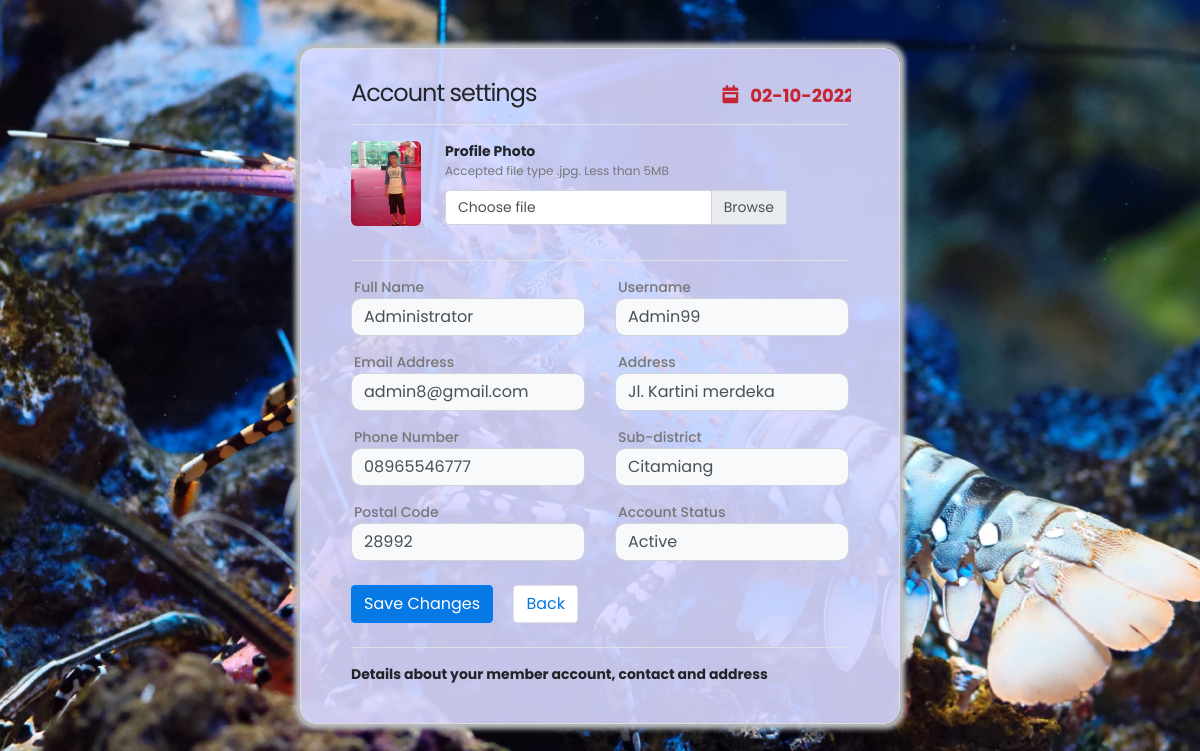
Page /editprofile.php?id=5 (signed in) on the committed database.
### tables this page shows
CREATE TABLE `users` (
  `id` int(11) NOT NULL,
  `username` varchar(50) NOT NULL,
  `email` varchar(50) NOT NULL,
  `password` varchar(50) NOT NULL,
  `full_name` varchar(150) NOT NULL,
  `create_datetime` date NOT NULL,
  `update_on` varchar(16) NOT NULL,
  `address` varchar(254) NOT NULL,
  `subdistrict` varchar(100) NOT NULL,
  `phone` char(13) NOT NULL,
  `level` varchar(30) NOT NULL,
  `post_code` int(8) NOT NULL,
  `img_location` varchar(150) NOT NULL,
  `activation` varchar(20) NOT NULL
);

### editprofile.php (the view, shortened to what this page needs)
<?php
if(isset($_GET['id']))
{
$id = $_GET['id'];
    $server = "localhost";
    $user = "root";
    $pass = "";
    $database = "database";
    $conn = mysqli_connect($server, $user, $pass, $database) or die(mysqli_error());
        $sql = "SELECT * FROM users WHERE id=$id";
        $res = mysqli_query($conn, $sql);
        if($res==true)
            {
                $row = mysqli_fetch_assoc($res);
                $username = $row['username'];
                $email = $row['email'];
                $full_name = $row['full_name'];
                $address = $row['address'];
                $subdistrict = $row['subdistrict'];
                $phone = $row['phone'];
                $post_code = $row['post_code'];
                $profile_img = $row['img_location'];
                $activation = $row['activation'];
            }
    }
    else
    {
        header("view.php");
    }
    $currentDateTime = date('m-d-Y');
?>
<head>
    <link rel="stylesheet" href="https://maxcdn.bootstrapcdn.com/bootstrap/4.5.2/css/bootstrap.min.css">
    <link rel="stylesheet" href="https://use.fontawesome.com/releases/v5.6.3/css/all.css">
    <link rel="stylesheet" href="https://stackpath.bootstrapcdn.com/bootstrap/4.0.0/js/bootstrap.bundle.min.js">
    <link rel="stylesheet" href="https://cdnjs.cloudflare.com/ajax/libs/jquery/3.2.1/jquery.min.js">
</head>
<body>
<form class="wrapper mt-sm-5" method="POST" enctype="multipart/form-data">
    <div class="pb-4 border-bottom">
        <h4>Account settings
            <input type="text" name="update_on" class="rightset" value=" <?php echo $currentDateTime; ?>"readonly>
            <label class="rightset"><i class="fas fa-calendar-week" style="margin-left: 4.2em;"></i></label>
        </h4>
    </div>
    <div class="d-flex align-items-start py-3 border-bottom">
        <img src="img/<?php echo $profile_img; ?>" class="img" alt="">
        <div class="pl-sm-4 pl-2" id="img-section"> <b>Profile Photo</b>
            <p>Accepted file type .jpg. Less than 5MB</p>
            <div class="custom-file mb-3">
              <label class="custom-file-label" for="customFile">Choose file</label>
            </div>
        </div>
    </div>
    <div class="py-2">
        <div class="row py-2">
            <div class="col-md-6">
                <label for="firstname">Full Name</label>
                <input type="text" name="full_name" class="bg-light form-control" value="<?php echo $full_name; ?>">
            </div>
            <div class="col-md-6">
                <label for="firstname">Username</label>
                <input type="text" name="username" class="bg-light form-control" value="<?php echo $username; ?>">
            </div>
        </div>
        <div class="row py-2">
            <div class="col-md-6">
                <label for="email">Email Address</label>
                <input type="text" name="email" class="bg-light form-control" value="<?php echo $email; ?>">
            </div>
            <div class="col-md-6 pt-md-0 pt-3">
                <label for="lastname">Address</label>
                <input type="text" name="address" class="bg-light form-control" value="<?php echo $address; ?>">
            </div>
        </div>
        <div class="row py-2">
            <div class="col-md-6 pt-md-0 pt-3">
                <label for="phone">Phone Number</label>
                <input type="tel" name="phone" class="bg-light form-control" value="<?php echo $phone; ?>">
            </div>
            <div class="col-md-6 pt-md-0 pt-3">
                <label for="phone">Sub-district</label>
                <input type="text" name="subdistrict" class="bg-light form-control" value="<?php echo $subdistrict; ?>">
            </div>
        </div>
        <div class="row py-2">
            <div class="col-md-6 pt-md-0 pt-3" id="lang"> <label for="language">Postal Code</label>
                <div class="arrow">
                    <input type="number" name="post_code" class="bg-light form-control" value="<?php echo $post_code; ?>">
                </div>
            </div>
            <div class="col-md-6 pt-md-0 pt-3" id="lang"> <label for="language">Account Status</label>
                <div class="arrow">
                    <input type="text" name="activation" class="bg-light form-control" value="<?php echo $activation; ?>" readonly>
                </div>
            </div>
        </div>
        <div class="py-3 pb-4 border-bottom">
            <input class="btn btn-primary mr-3" type="submit" name="submit" value="Save Changes" />
            <a href="javascript:history.back()" class="btn border button">Back</a>
        </div>
        <div class="d-sm-flex align-items-center pt-3" id="deactivate">
            <div>
                <b>Details about your member account, contact and address</b>
            </div>
        </div>
    </div>
</form>
</body>

### editprofile.php (style rules this page uses)
* { margin: 0; padding: 0; box-sizing: border-box }
body { font-family: 'Poppins', sans-serif; background-image: url("back/blue_lobster1.jpg"); background-attachment: fixed; background-repeat:no-repeat; background-size:cover; }
.wrapper { padding: 30px 50px; border: 1px solid #ddd; border-radius: 15px; margin: 10px auto; max-width: 600px; background: rgba(217, 217, 255, 0.9); box-shadow: 0px 0px 5px 5px #b9bcbf; }
h4 { letter-spacing: -1px; font-weight: 400; margin-bottom: -8px; }
.img { width: 70px; height: 85px; border-radius: 6px; object-fit: cover }
#img-section p, #deactivate p { font-size: 12px; color: #777; margin-bottom: 10px; text-align: justify }
#img-section b, #img-section button, #deactivate b { font-size: 14px }
label { margin-bottom: 0; font-size: 14px; font-weight: 500; color: #777; padding-left: 3px }
.form-control { border-radius: 10px }
.button { background-color: #fff; color: #0779e4 }
.btn-primary { background-color: #0779e4 }
.rightset { background: transparent; border: none; float: right; width: 21%; color: #c72434; font-size: 18px; margin-right: -2px; margin-top: 6px; font-weight: bold; }

### rows in the picture
users: img_location (picture), full_name "Administrator", username "Admin99", email "admin8@gmail.com", address "Jl. Kartini merdeka", phone "08965546777", subdistrict "Citamiang", post_code "28992", activation "Active"
